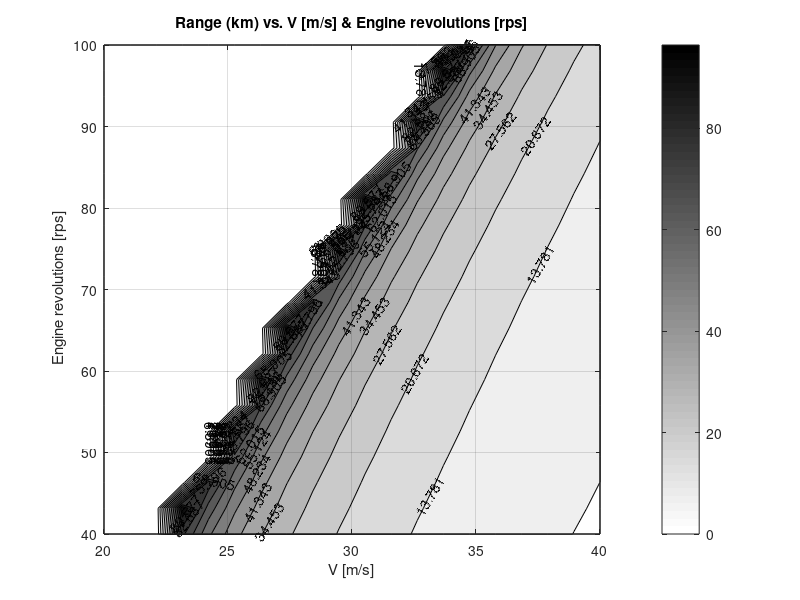

Recreate this plot in MATLAB. (Note: this script raises an error after producing the figure.)
%% Code for solving Max Range for a given Energy
clear all
close all
mbatt = 7; %[kg]
e0    = 720e3; %[J/kg]

E     = e0*mbatt;  %[J] Total energy of the battery packs

N_eng = 2; % Number of engines
D     = 0.7112; % Propeller Diameter [m]


CT0 =  0.089050757500461;
CT1 = -0.026659496766654;
CT2 = -0.162620845549081; 


CP0 = 0.034214580122684;
CP1 = -0.002523708791417;
CP2 = 0.116121898742278;
CP3 = -0.248807360672063;

mTOW = 21.39; % Maximum T-O Mass [kg]
g    = 9.81; % Gravity [m/s^2]
W     = mTOW*g;

S_ref = 0.430279179101; % Reference surface [m^2]
rho   = 1.225;

tau = 0.2; 
CD0 = 0.035682195723975;
CD2 = 0.054209627025009;

eta_m = 0.88*0.98*0.95; % Engine and electrical efficiency




%% Power
CP = @(V,n) CP3*V^3/(n^3*D^3)+CP2*V^2/(n^2*D^2)+CP1*V/(n*D)+CP0;

P = @(V,n) CP(V,n)*N_eng*rho*n^3*D^5;


%% Range

xf = @(V,n) eta_m*E*V/((1-tau)*P(V,n))*1e-3;

%% Generate numerical Matrix
Nmat = 20;
Vlin = linspace(20,40,Nmat);
nlin = linspace(40,100, Nmat);

% Preallocate matrix for speed
xfmat = zeros(Nmat,Nmat);
% Loop in speed
for  ii = 1: Nmat
    % Loop in revolutions
    for jj = 1:Nmat
        
        xfmat(ii,jj) = xf(Vlin(ii),nlin(jj));
        
    end
end

%% Calculate restriction T = D 

ncon = @(V) -(1/2)*(CT1*N_eng*S_ref*D*V^2*rho-sqrt(-4*CT0*CT2*D^2*N_eng^2*S_ref^2*V^4*rho^2+CT1^2*D^2*N_eng^2*S_ref^2*V^4*rho^2+2*CD0*CT0*N_eng*S_ref^3*V^4*rho^2+...
    8*CT0*N_eng*S_ref*W^2*CD2))/(CT0*N_eng*S_ref*rho*V*D^2);
% Preallocate matrix for speed
nconlin = zeros(Nmat,1);
for kk = 1:Nmat
    nconlin (kk) = ncon(Vlin(kk));

end

%% Eliminate zeros from indeterminations (points where CP = 0)

threshold = 1e2; % Assume Range < 100 km 
xfmat(xfmat > threshold) = 0;
xfmat(xfmat < 0) = 0;


%% Plot contours
N_contour_lines = 15; % Number of contour lines
vect_cc_xf = linspace(min(min(xfmat)),max(max(xfmat)),N_contour_lines);


 figure(1)
[xf_c,h_xfmat_c] = contourf(Vlin,nlin,xfmat,vect_cc_xf');
       clabel(xf_c,h_xfmat_c)
       colormap(flipud(colormap('gray')))
         grid on
         Title1 = strcat('Range (km) vs. V [m/s] & Engine revolutions [rps]');
         title(Title1)
         xlabel('V [m/s]')
         ylabel(' Engine revolutions [rps]')
         sidebar = colorbar;  %%%%%%%%%%%%%%%%%%%
         sidebar.Label.FontSize = 11;   %%%%%%%%%%%%%%%%%%%
         sidebar.Label.FontWeight = 'bold';   %%%%%%%%%%%%%%%%%%%
         sidebar.Label.Position(1) = 2;   %%%%%%%%%%%%%%%%%%%
        caxis([min(min(xfmat)) max(max(xfmat))]); %%%%%%%%%%%%%%%
         hold on 
         plot(Vlin,nconlin,'--r','LineWidth',2)
         legend('x_f (V,n)','T = D constrain')
         
figure(2)

mesh(Vlin,nlin,xfmat)


